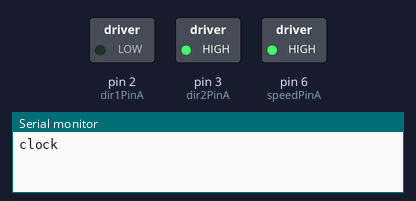
A sketch run on a simulated Arduino Uno, built with avr-gcc and run on an emulated ATmega328P. Shown: switched loads named in the sketch (green lamp = pin HIGH), the last lines printed to the serial monitor.

Above: at 0.05 s.
At 6.0 s:
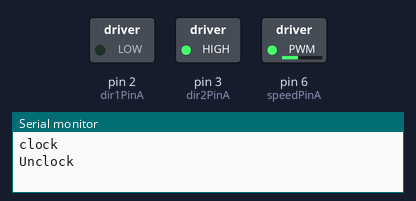
Timing chart, 0 to 6.9 s (numbered marks = the images above):
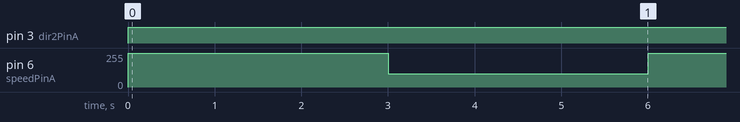

Measured:
- by itself, pin 3 (dir2PinA): LOW → HIGH at 0.00 s
- by itself, pin 6 (speedPinA): alternates 255/255 for 3.0 s and 100/255 for 3.0 s

The sketch:

sketch_jul24a.ino
```cpp
// Motor A

int dir1PinA = 2;

int dir2PinA = 3;

int speedPinA = 6; //   เพื่อให้ PWM สามารถควบคุมความเร็วมอเตอร์


void setup()
{
  Serial.begin(9600);

  //กำหนด ขา เพื่อใช้ในการควบคุมการทำงานของ  Motor ผ่านทาง L298N

  pinMode(dir1PinA,OUTPUT);

  pinMode(dir2PinA,OUTPUT);

  pinMode(speedPinA,OUTPUT);
}

void loop()
{

// Motor A

  analogWrite(speedPinA, 255); //ตั้งค่าความเร็ว PWM ผ่านตัวแปร ค่าต่ำลง มอเตอร์จะหมุนช้าลง

  digitalWrite(dir1PinA, LOW);

  digitalWrite(dir2PinA, HIGH);

  Serial.println("clock");

  delay(3000);

  analogWrite(speedPinA, 100); //ตั้งค่าความเร็ว PWM ผ่านตัวแปร ค่าต่ำลง มอเตอร์จะหมุนช้าลง

  Serial.println("Unclock");
  delay(3000);
}
```
